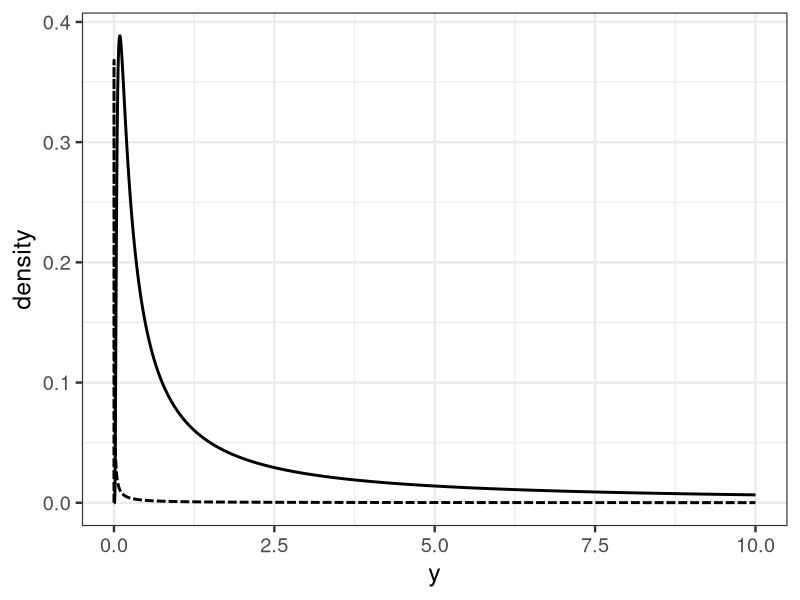
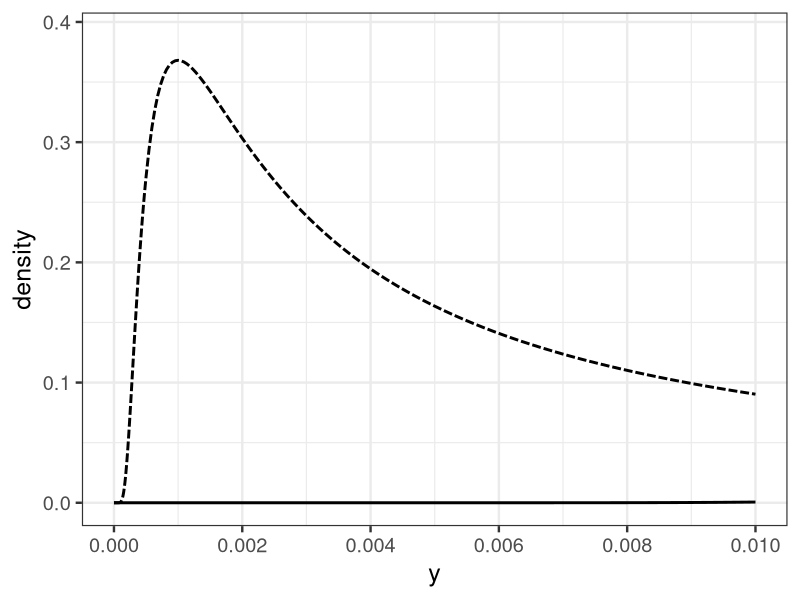

Here is the R script that generated these plots, in order:
library(MCMCpack)
library(ggplot2)

x <- c(seq(1e-10, 0.0005, length=100), seq(0.0005, 0.005, length=100), seq(0.005, 0.02, length=100), seq(0.02, 0.5, length=100), seq(0.5, 3, length=100), seq(3, 10, length=100))
p1 <- dinvgamma(x, shape=0.001, scale=0.001)
p2 <- dinvgamma(x, shape=0.1, scale=0.1)

d <- data.frame(x=x, y1=p1, y2=p2)

p <- ggplot() +
  theme_bw(base_size=18) +
  geom_line(data=d, aes(x=x, y=y1), color='black', linewidth=1, linetype='31') +
  geom_line(data=d, aes(x=x, y=y2), color='black', linewidth=1) +
  labs(x='y', y='density')
ggsave(file='output/fig9-2-left.png', plot=p, dpi=300, w=4, h=3)

p <- ggplot() +
  theme_bw(base_size=18) +
  geom_line(data=d, aes(x=x, y=y1), color='black', linewidth=1, linetype='31') +
  geom_line(data=d, aes(x=x, y=y2), color='black', linewidth=1) +
  labs(x='y', y='density') +
  scale_x_continuous(breaks=seq(from=0, to=0.01, by=0.002), limits=c(0, 0.01))
ggsave(file='output/fig9-2-right.png', plot=p, dpi=300, w=4, h=3)
